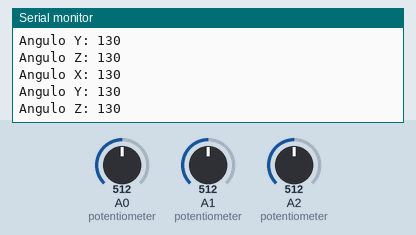
The sketch below on a simulated Arduino Uno, built with avr-gcc and run on an emulated ATmega328P. Shown: the last lines printed to the serial monitor. The test bench sets the inputs (shaded band); at power-on: A1 (potentiometer) = 512, A0 (potentiometer) = 512, A2 (potentiometer) = 512.

Above: at 2.7 s.
2.8 s: A1 (potentiometer) set to 401
At 2.93 s:
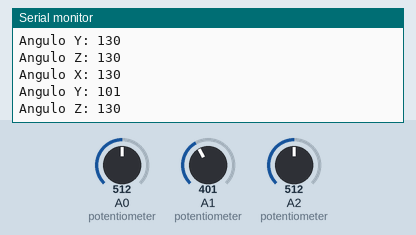
4.3 s: A1 (potentiometer) set to 383
At 4.45 s:
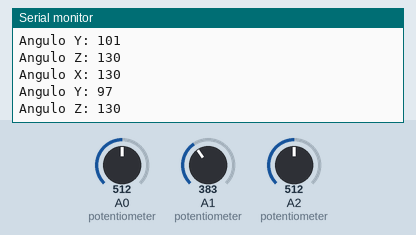
Timing chart, 0 to 7.3 s (numbered marks = the images above; inputs shaded):
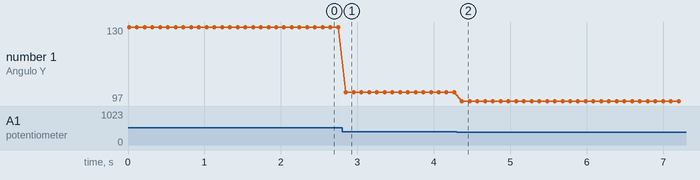

The sketch:

sketch.ino
```cpp
// Constante que define o giro máximo do potenciômetro
const int Pang = 260;
void setup() {
  Serial.begin(9600);
  pinMode(A0, INPUT);
  pinMode(A1, INPUT);
  pinMode(A2, INPUT);
}

void loop() {
  // Lendo os valores dos potenciômetros com o ADC
  int x = analogRead(A0);
  int y = analogRead(A1);
  int z = analogRead(A2);

  // Definindo o ângulo em graus
  int angulox = (int)(Pang*(float)x/1023);
  int anguloy = (int)(Pang*(float)y/1023);
  int anguloz = (int)(Pang*(float)z/1023);

  // Mostrando os ângulos na tela
  Serial.print("Angulo X: ");
  Serial.println(angulox);
  Serial.print("Angulo Y: ");
  Serial.println(anguloy);
  Serial.print("Angulo Z: ");
  Serial.println(anguloz);

  delay(100);
}
```

Measured:
- after the input at 2.8 s, the serial monitor: prints a new line after 0.05 s (image 1)
- after the input at 4.3 s, the serial monitor: prints a new line after 0.07 s (image 2)
- plotted number 1: 130 → 101 after the input at 2.8 s, 101 → 97 after the input at 4.3 s
